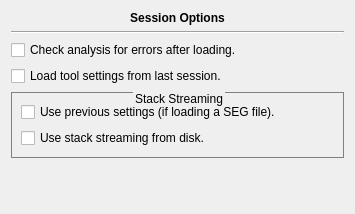
<?xml version="1.0" encoding="UTF-8"?>
<ui version="4.0">
 <class>OptionsPanel</class>
 <widget class="QWidget" name="OptionsPanel">
  <property name="geometry">
   <rect>
    <x>0</x>
    <y>0</y>
    <width>355</width>
    <height>214</height>
   </rect>
  </property>
  <property name="windowTitle">
   <string>Form</string>
  </property>
  <layout class="QVBoxLayout" name="verticalLayout">
   <item>
    <widget class="QLabel" name="label">
     <property name="font">
      <font>
       <weight>75</weight>
       <bold>true</bold>
      </font>
     </property>
     <property name="toolTip">
      <string>Options for the EspINA session to be loaded.</string>
     </property>
     <property name="text">
      <string>Session Options</string>
     </property>
     <property name="alignment">
      <set>Qt::AlignCenter</set>
     </property>
    </widget>
   </item>
   <item>
    <widget class="Line" name="line">
     <property name="orientation">
      <enum>Qt::Horizontal</enum>
     </property>
    </widget>
   </item>
   <item>
    <widget class="QCheckBox" name="m_checkAnalysis">
     <property name="toolTip">
      <string>Check the analysis consistency for errors
after loading the file.</string>
     </property>
     <property name="text">
      <string>Check analysis for errors after loading.</string>
     </property>
    </widget>
   </item>
   <item>
    <widget class="QCheckBox" name="m_toolSettings">
     <property name="toolTip">
      <string>Loads all the tools parameters from the SEG file
instead of using the tool's default parameters.</string>
     </property>
     <property name="text">
      <string>Load tool settings from last session.</string>
     </property>
    </widget>
   </item>
   <item>
    <widget class="QGroupBox" name="groupBox">
     <property name="font">
      <font>
       <weight>50</weight>
       <bold>false</bold>
      </font>
     </property>
     <property name="toolTip">
      <string>Options regarding the stack streaming.</string>
     </property>
     <property name="styleSheet">
      <string notr="true">QGroupBox {
    border: 1px solid gray;
    border-radius: 0px;
    margin-top: 1ex; 
}

QGroupBox::title {
    subcontrol-origin: margin;
    subcontrol-position: top center; 
}</string>
     </property>
     <property name="title">
      <string>Stack Streaming</string>
     </property>
     <property name="flat">
      <bool>false</bool>
     </property>
     <layout class="QVBoxLayout" name="verticalLayout_2">
      <item>
       <widget class="QCheckBox" name="m_usePreviousSettings">
        <property name="toolTip">
         <string>Use the settings stored in the EspINA SEG file from previous session.
If starting a new session then streaming will be disabled.</string>
        </property>
        <property name="text">
         <string>Use previous settings (if loading a SEG file).</string>
        </property>
       </widget>
      </item>
      <item>
       <widget class="QCheckBox" name="m_useStackStreaming">
        <property name="toolTip">
         <string>Use stack streaming for stack files. Recommended for
huge stacks or a big number of stacks in the session.</string>
        </property>
        <property name="text">
         <string>Use stack streaming from disk.</string>
        </property>
       </widget>
      </item>
     </layout>
    </widget>
   </item>
   <item>
    <spacer name="verticalSpacer">
     <property name="orientation">
      <enum>Qt::Vertical</enum>
     </property>
     <property name="sizeHint" stdset="0">
      <size>
       <width>20</width>
       <height>40</height>
      </size>
     </property>
    </spacer>
   </item>
  </layout>
 </widget>
 <resources/>
 <connections/>
</ui>
